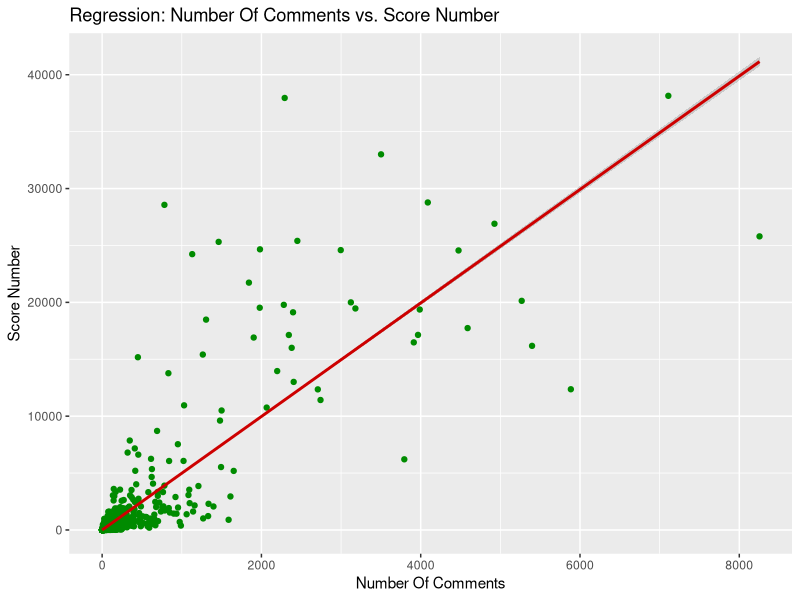

Reproduce this figure in R.
## ---- chunk 1
knitr::opts_chunk$set(echo = TRUE)
knitr::opts_knit$set(root.dir = '../')
library(readr)
library(ggplot2)
## ---- chunk 2
D <- read_csv("./data/clean_posts_sent.csv")
xlab= 'Number Of Comments'
ylab='Score Number'

ggplot(D) +
  # scatterplot
  geom_point(aes(num_comments, score), color = "green4") +

  #add curve that shows statistical relationship between variables
  geom_smooth(aes(num_comments, score), method = "lm" ,color = "red3")+
  labs(x = xlab, y = ylab,
       title = "Regression: Number Of Comments vs. Score Number")


# Estimator results
reg = lm(D$score ~ D$num_comments)
summary(reg)
